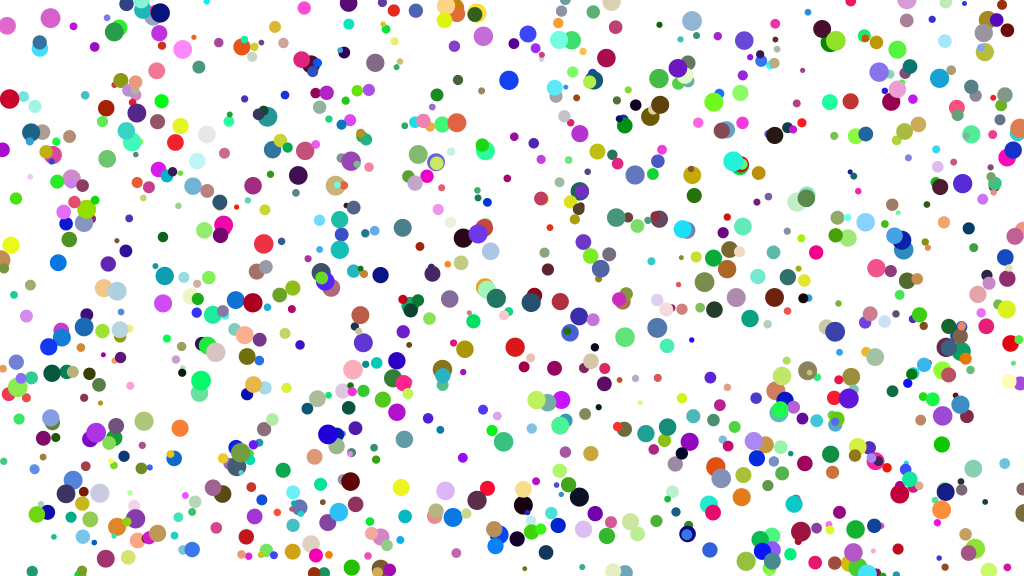
Frame 1 (no input)
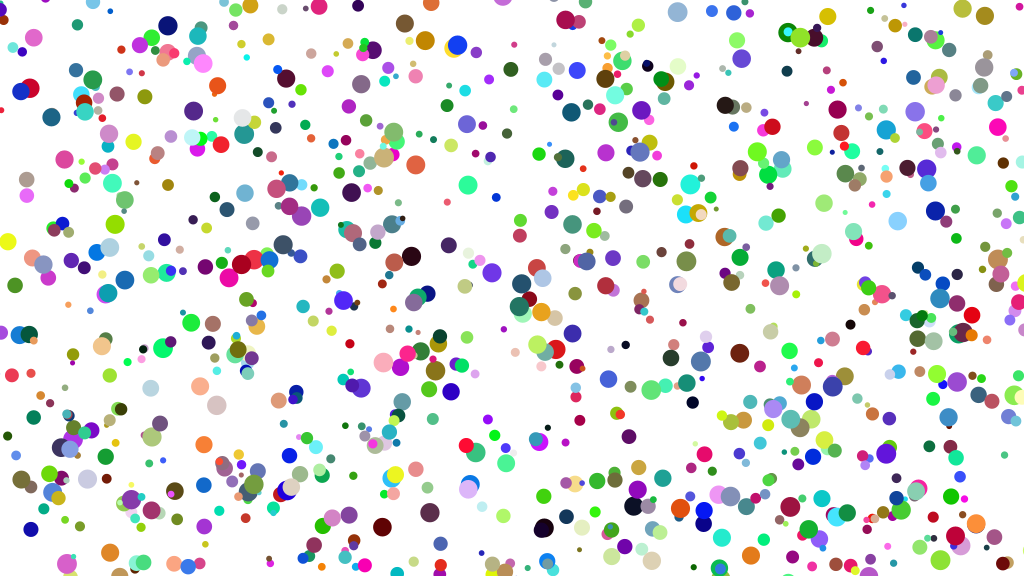
Frame 60 (the mouse pressed at the canvas centre just before this capture)
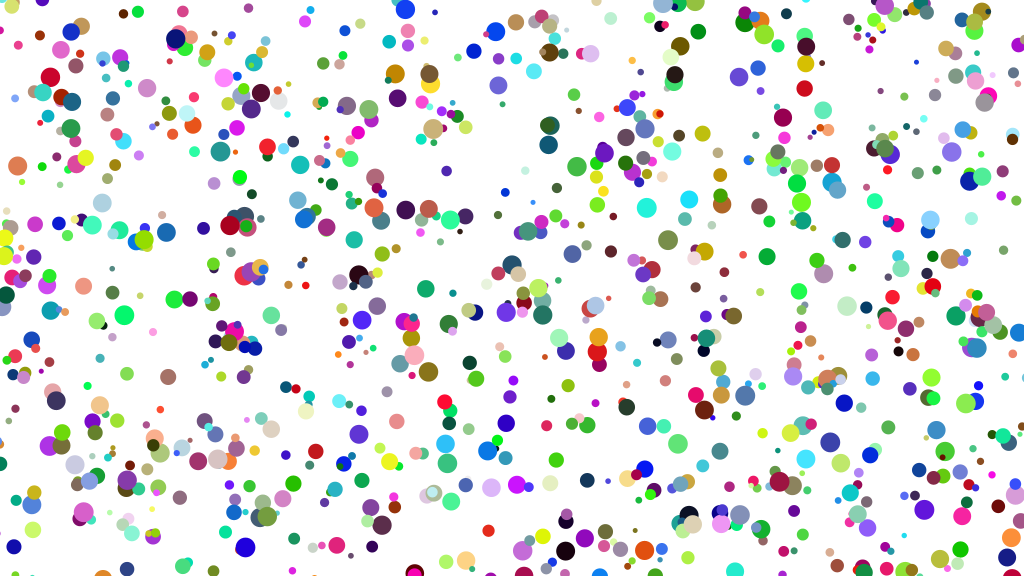
Frame 120 (the mouse held since frame 60 and released just before this capture)

The Processing sketch that drew these frames (run headless with seeded random() and noise(); from frame 60 on, the mouse is pressed at the canvas centre):

// Processing sketch: live_coding
// ── live_coding.pde
/* ++++++++++++++++++++++++++++++++++++++++++++++++++++++++++++++++
    @title : Live coding session in class, OOP
    @date :  09/01/2018
    @author: vvz3n
/* ++++++++++++++++++++++++++++++++++++++++++++++++++++++++++++++*/

ArrayList<Particle> system;
int frame_counter;

void setup(){
    size(1024, 576);
    system = new ArrayList<Particle>();
    
    for (int i = 0; i < 1000; i++){
        PVector pos = new PVector(random(width), random(height));
        color col = color(random(255), random(255), random(255));
        float rad = random(5, 20);
        system.add(new Particle(pos, col, rad));
    }
}

void draw(){
    background(255);
    
    noStroke();
    for (int i = 0; i < system.size(); i++){
        Particle particle = system.get(i);
        particle.update();
        particle.draw();
    }
}
// ── Particle.pde
/* ++++++++++++++++++++++++++++++++++++++++++++++++++++++++++++++*/
// Classes
/* ++++++++++++++++++++++++++++++++++++++++++++++++++++++++++++++*/
class Particle {

    // properties
    PVector position;
    PVector velocity;
    color col;
    float radius;
    int counter;

    // constructor
    Particle(PVector initPos, color initCol, float initRad){
        // setup the Particle object
        position = initPos;
        col = initCol;
        radius = initRad;
        velocity = new PVector(random(-1, 1), random(-1, 1));
    }

    // methods
    void update(){
        position.add(velocity);
        torus_bounds();
        // jiggle();
    }

    void draw(){
        fill(col);
        ellipse(position.x, position.y, radius, radius);
    }

    void torus_bounds(){
        if (position.x < -radius){
            position.x = width;
        }
        else if (position.x > width + radius){
            position.x = 0;
        }
        if (position.y < -radius){
            position.y = height;
        }
        else if (position.y > height + radius){
            position.y = 0;
        }
    }

    void wall_bounds(){

    }

    void jiggle(){
        PVector jigg = new PVector(random(-1, 1), random(-1, 1));
        position.add(jigg);
    }
}
